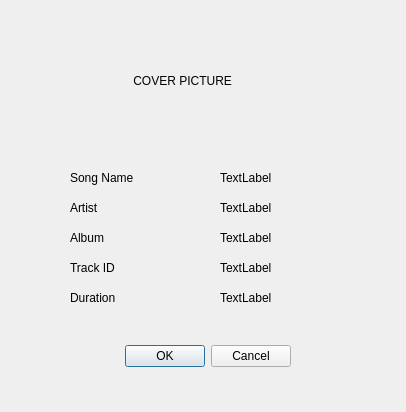
<?xml version="1.0" encoding="UTF-8"?>
<ui version="4.0">
 <class>Dialog</class>
 <widget class="QDialog" name="Dialog">
  <property name="geometry">
   <rect>
    <x>0</x>
    <y>0</y>
    <width>406</width>
    <height>412</height>
   </rect>
  </property>
  <property name="windowTitle">
   <string>Dialog</string>
  </property>
  <widget class="QDialogButtonBox" name="buttonBox">
   <property name="geometry">
    <rect>
     <x>100</x>
     <y>340</y>
     <width>191</width>
     <height>32</height>
    </rect>
   </property>
   <property name="orientation">
    <enum>Qt::Horizontal</enum>
   </property>
   <property name="standardButtons">
    <set>QDialogButtonBox::Cancel|QDialogButtonBox::Ok</set>
   </property>
  </widget>
  <widget class="QLabel" name="label">
   <property name="geometry">
    <rect>
     <x>70</x>
     <y>230</y>
     <width>55</width>
     <height>16</height>
    </rect>
   </property>
   <property name="text">
    <string>Album</string>
   </property>
  </widget>
  <widget class="QLabel" name="label_2">
   <property name="geometry">
    <rect>
     <x>220</x>
     <y>290</y>
     <width>55</width>
     <height>16</height>
    </rect>
   </property>
   <property name="text">
    <string>TextLabel</string>
   </property>
  </widget>
  <widget class="QLabel" name="label_3">
   <property name="geometry">
    <rect>
     <x>70</x>
     <y>260</y>
     <width>55</width>
     <height>16</height>
    </rect>
   </property>
   <property name="text">
    <string>Track ID</string>
   </property>
  </widget>
  <widget class="QLabel" name="label_4">
   <property name="geometry">
    <rect>
     <x>70</x>
     <y>290</y>
     <width>55</width>
     <height>16</height>
    </rect>
   </property>
   <property name="text">
    <string>Duration</string>
   </property>
  </widget>
  <widget class="QLabel" name="label_5">
   <property name="geometry">
    <rect>
     <x>220</x>
     <y>260</y>
     <width>55</width>
     <height>16</height>
    </rect>
   </property>
   <property name="text">
    <string>TextLabel</string>
   </property>
  </widget>
  <widget class="QLabel" name="label_6">
   <property name="geometry">
    <rect>
     <x>220</x>
     <y>230</y>
     <width>55</width>
     <height>16</height>
    </rect>
   </property>
   <property name="text">
    <string>TextLabel</string>
   </property>
  </widget>
  <widget class="QLabel" name="label_7">
   <property name="geometry">
    <rect>
     <x>70</x>
     <y>200</y>
     <width>55</width>
     <height>16</height>
    </rect>
   </property>
   <property name="text">
    <string>Artist</string>
   </property>
  </widget>
  <widget class="QLabel" name="label_8">
   <property name="geometry">
    <rect>
     <x>70</x>
     <y>170</y>
     <width>71</width>
     <height>16</height>
    </rect>
   </property>
   <property name="text">
    <string>Song Name</string>
   </property>
  </widget>
  <widget class="QLabel" name="label_9">
   <property name="geometry">
    <rect>
     <x>220</x>
     <y>200</y>
     <width>55</width>
     <height>16</height>
    </rect>
   </property>
   <property name="text">
    <string>TextLabel</string>
   </property>
  </widget>
  <widget class="QLabel" name="label_10">
   <property name="geometry">
    <rect>
     <x>220</x>
     <y>170</y>
     <width>55</width>
     <height>16</height>
    </rect>
   </property>
   <property name="text">
    <string>TextLabel</string>
   </property>
  </widget>
  <widget class="QLabel" name="label_11">
   <property name="geometry">
    <rect>
     <x>130</x>
     <y>20</y>
     <width>111</width>
     <height>121</height>
    </rect>
   </property>
   <property name="text">
    <string> COVER PICTURE</string>
   </property>
  </widget>
 </widget>
 <resources/>
 <connections>
  <connection>
   <sender>buttonBox</sender>
   <signal>accepted()</signal>
   <receiver>Dialog</receiver>
   <slot>accept()</slot>
   <hints>
    <hint type="sourcelabel">
     <x>248</x>
     <y>254</y>
    </hint>
    <hint type="destinationlabel">
     <x>157</x>
     <y>274</y>
    </hint>
   </hints>
  </connection>
  <connection>
   <sender>buttonBox</sender>
   <signal>rejected()</signal>
   <receiver>Dialog</receiver>
   <slot>reject()</slot>
   <hints>
    <hint type="sourcelabel">
     <x>316</x>
     <y>260</y>
    </hint>
    <hint type="destinationlabel">
     <x>286</x>
     <y>274</y>
    </hint>
   </hints>
  </connection>
 </connections>
</ui>
